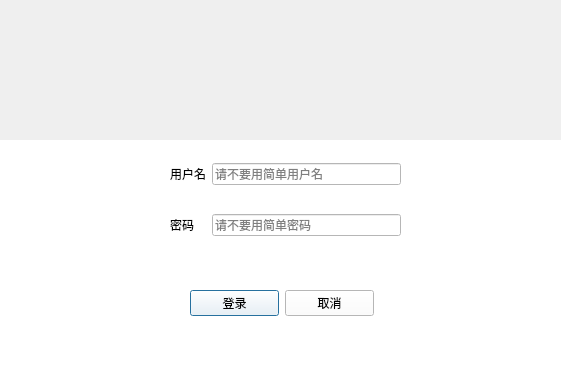
<?xml version="1.0" encoding="UTF-8"?>
<ui version="4.0">
 <class>Dialog</class>
 <widget class="QDialog" name="Dialog">
  <property name="geometry">
   <rect>
    <x>0</x>
    <y>0</y>
    <width>561</width>
    <height>370</height>
   </rect>
  </property>
  <property name="minimumSize">
   <size>
    <width>561</width>
    <height>370</height>
   </size>
  </property>
  <property name="maximumSize">
   <size>
    <width>561</width>
    <height>370</height>
   </size>
  </property>
  <property name="windowTitle">
   <string>Dialog</string>
  </property>
  <widget class="QWidget" name="widget" native="true">
   <property name="geometry">
    <rect>
     <x>0</x>
     <y>10</y>
     <width>561</width>
     <height>131</height>
    </rect>
   </property>
   <property name="styleSheet">
    <string notr="true">background-image: url(:/new/img/login.png);</string>
   </property>
   <widget class="QLabel" name="label">
    <property name="geometry">
     <rect>
      <x>70</x>
      <y>0</y>
      <width>481</width>
      <height>131</height>
     </rect>
    </property>
    <property name="text">
     <string/>
    </property>
   </widget>
  </widget>
  <widget class="QWidget" name="widget_2" native="true">
   <property name="geometry">
    <rect>
     <x>0</x>
     <y>140</y>
     <width>561</width>
     <height>241</height>
    </rect>
   </property>
   <property name="styleSheet">
    <string notr="true">background-color: rgb(255, 255, 255);</string>
   </property>
   <widget class="QWidget" name="widget_5" native="true">
    <property name="geometry">
     <rect>
      <x>170</x>
      <y>0</y>
      <width>231</width>
      <height>121</height>
     </rect>
    </property>
    <layout class="QGridLayout" name="gridLayout">
     <item row="0" column="0" colspan="2">
      <widget class="QLabel" name="label_2">
       <property name="styleSheet">
        <string notr="true">color: rgb(0, 0, 0);</string>
       </property>
       <property name="text">
        <string>用户名</string>
       </property>
      </widget>
     </item>
     <item row="0" column="2">
      <widget class="QLineEdit" name="lineEdit">
       <property name="whatsThis">
        <string>用户名</string>
       </property>
       <property name="styleSheet">
        <string notr="true">color: rgb(0, 0, 0);</string>
       </property>
       <property name="inputMask">
        <string/>
       </property>
       <property name="text">
        <string/>
       </property>
       <property name="placeholderText">
        <string>请不要用简单用户名</string>
       </property>
      </widget>
     </item>
     <item row="1" column="0">
      <widget class="QLabel" name="label_3">
       <property name="sizePolicy">
        <sizepolicy hsizetype="Preferred" vsizetype="Preferred">
         <horstretch>0</horstretch>
         <verstretch>0</verstretch>
        </sizepolicy>
       </property>
       <property name="styleSheet">
        <string notr="true">color: rgb(0, 0, 0);</string>
       </property>
       <property name="text">
        <string>密码</string>
       </property>
      </widget>
     </item>
     <item row="1" column="2">
      <widget class="QLineEdit" name="lineEdit_2">
       <property name="styleSheet">
        <string notr="true">color: rgb(0, 0, 0);</string>
       </property>
       <property name="echoMode">
        <enum>QLineEdit::Password</enum>
       </property>
       <property name="placeholderText">
        <string>请不要用简单密码</string>
       </property>
      </widget>
     </item>
    </layout>
   </widget>
   <widget class="QWidget" name="widget_3" native="true">
    <property name="geometry">
     <rect>
      <x>190</x>
      <y>140</y>
      <width>184</width>
      <height>46</height>
     </rect>
    </property>
    <layout class="QHBoxLayout" name="horizontalLayout">
     <item>
      <widget class="QPushButton" name="pushButton">
       <property name="accessibleName">
        <string>Dbutton_1</string>
       </property>
       <property name="text">
        <string>登录</string>
       </property>
       <property name="shortcut">
        <string>Return</string>
       </property>
      </widget>
     </item>
     <item>
      <widget class="QPushButton" name="pushButton_2">
       <property name="accessibleName">
        <string>Dbutton_2</string>
       </property>
       <property name="layoutDirection">
        <enum>Qt::LeftToRight</enum>
       </property>
       <property name="text">
        <string>取消</string>
       </property>
       <property name="shortcut">
        <string>Esc</string>
       </property>
      </widget>
     </item>
    </layout>
   </widget>
   <widget class="QLabel" name="label_4">
    <property name="geometry">
     <rect>
      <x>80</x>
      <y>40</y>
      <width>58</width>
      <height>51</height>
     </rect>
    </property>
    <property name="styleSheet">
     <string notr="true">image: url(:/new/img/qq.png);</string>
    </property>
    <property name="text">
     <string/>
    </property>
   </widget>
  </widget>
 </widget>
 <resources/>
 <connections/>
</ui>
